Frame 1 (no input): blank canvas, image omitted
Frame 60 (the mouse pressed at the canvas centre just before this capture): blank canvas, image omitted
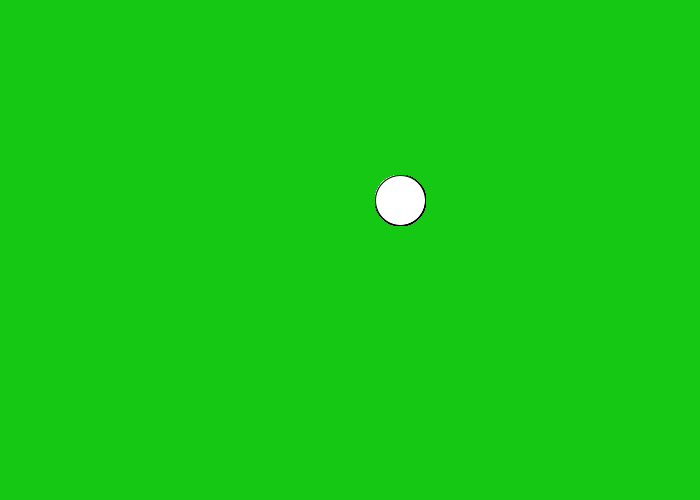
Frame 120 (the mouse held since frame 60 and released just before this capture)

The Processing sketch whose frames 1 and 60 were blank and that drew this single picture after the mouse press (run headless with seeded random() and noise(); from frame 60 on, the mouse is pressed at the canvas centre):

// Processing sketch: Exercise_23_1
// ── Exercise_23_1.pde
//Exercise 23.1

//Control the position of a shape with the mouse. 
//Strive to create a more interesting relation than one directly 
//mimicking the position of the cursor.

void setup() { size(700, 500);
background(20,200,20);
}
void draw() {

  
  ellipse(mouseX+50,mouseY-50,50,50);
}
  
  
  
  
